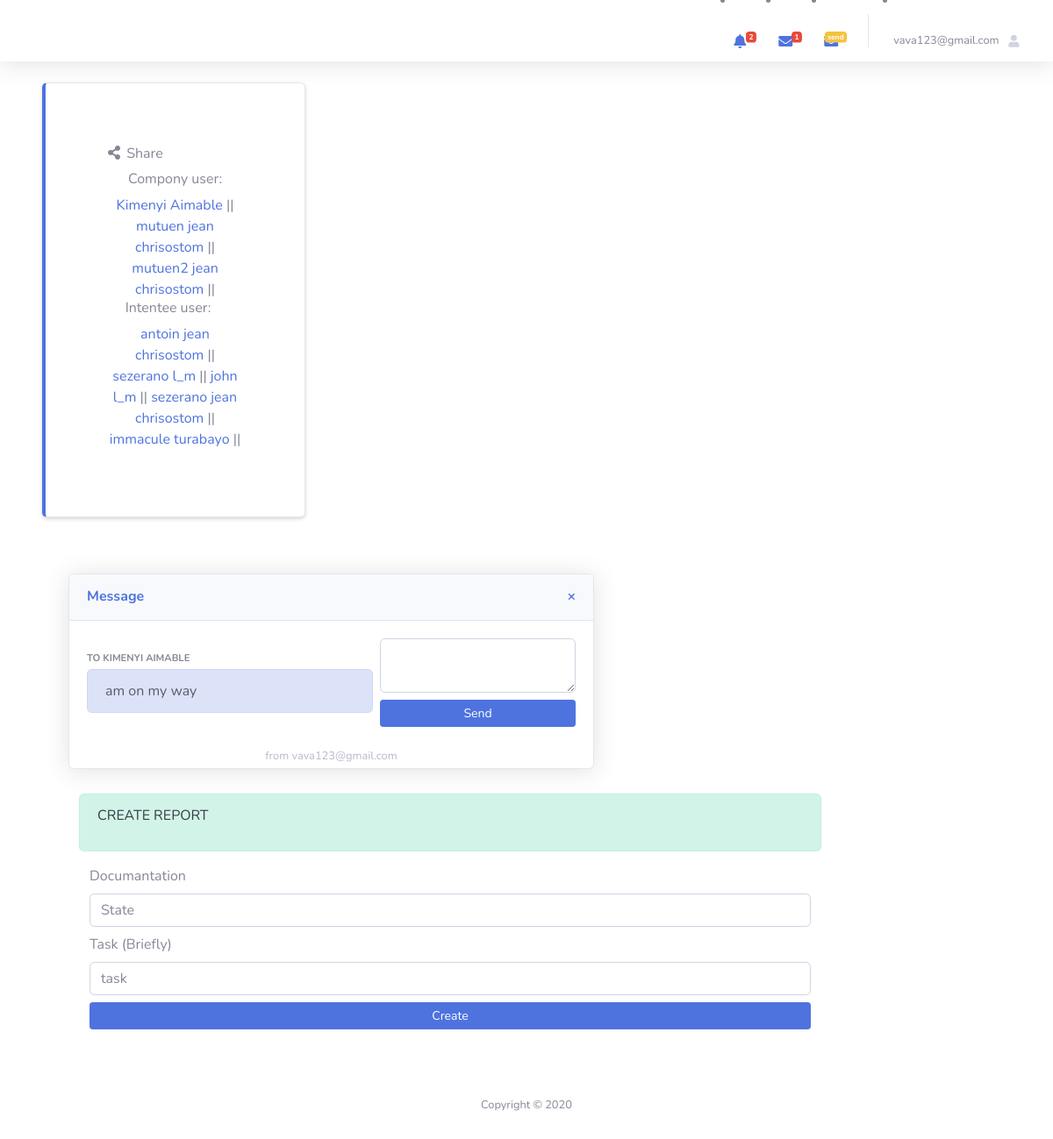
/home.php?report=a&cus=1 (signed in), run on the app's committed database.
### tables this page shows
CREATE TABLE `users` (
  `userid` int(255) NOT NULL,
  `fname` varchar(255) NOT NULL,
  `lname` varchar(255) NOT NULL,
  `Email` varchar(50) DEFAULT NULL,
  `password` varchar(255) NOT NULL,
  `status` varchar(255) DEFAULT NULL,
  `reg` varchar(11) DEFAULT '0',
  `gander` varchar(50) NOT NULL,
  `intid` varchar(50) DEFAULT 'none'
);

CREATE TABLE `massage` (
  `mId` int(11) NOT NULL,
  `userid` int(11) DEFAULT NULL,
  `massage` varchar(500) NOT NULL,
  `Email` varchar(50) DEFAULT NULL,
  `date` varchar(50) DEFAULT NULL,
  `status` varchar(50) DEFAULT NULL,
  `sendto` varchar(50) DEFAULT NULL,
  `live` int(11) DEFAULT '1'
);

### include/module.php (the view, shortened to what this page needs)
<?php
class conn {
    protected $host = 'localhost';
    protected $user = 'root';
    protected $pass = '';
    protected $dbname = 'intent_ms';
    protected $link ;
public function __construct(){
    try{
        $dns = 'mysql:host='.$this->host.';dbname='.$this->dbname.';';
      $this->link = new PDO($dns,$this->user,$this->pass);
      $this->link->setAttribute( PDO::ATTR_ERRMODE, PDO::ERRMODE_WARNING );
  }
  catch(PDOException  $e){
      echo $e->getMessage();
  }
}
     public function note() {
        $sql = " SELECT  * from users where reg ='0' ";
        $stmt = $this->link->prepare($sql);
        $stmt->execute();
        $stmt->fetchAll();
        $rows = $stmt->rowCount();
     echo $rows;
     }
public function malnote($username){
    $sql = "SELECT users.* , massage.* from massage join users using(userid) where  massage.Email =:em and live != 0 ";
    $stmt = $this->link->prepare($sql);
    $stmt->execute([':em'=>$username]);
    $count = $stmt->rowCount();
    echo $count;
}
   public function cuser( $st , $inte){
      $ex = $_SESSION['userName'];
    $sq = "SELECT * FROM users WHERE  status= :st and intid = :cu and Email !=:ex  and reg='1' or status= 'admin' ";
            $stmt = $this->link->prepare($sq);
            $stmt->execute([':cu'=> $inte , ':st'=>$st , ':ex'=>$ex]);
            $rows = $stmt->fetchAll();
            foreach($rows as $re){
                   echo ' <a class="collapse-item text-center " href="home.php?report=a&cus='. $re['userid'] .'">'. $re['fname'] .' '. $re['lname']  .'</a> || ';
            }
   }
   public function iuser( $st ){
    $sq = "SELECT * FROM users WHERE  status= :st  and reg='1' ";
            $stmt = $this->link->prepare($sq);
            $stmt->execute([':st'=> $st ]);
            $rows = $stmt->fetchAll();
            foreach($rows as $re){
                echo ' <a class="collapse-item text-center " href="home.php?report=a&cus='. $re['userid'] .'">'. $re['fname'] .' '. $re['lname']  .'</a> || ';
            }
   }
public function custom_send($sender  , $receiver){
    $sqlreceiver = "SELECT * FROM users where userid=:re";
    $restmt = $this->link->prepare($sqlreceiver);
    $restmt->execute([':re'=>$receiver]);
    $rerow = $restmt->fetch();
    $sqlsender = "SELECT * FROM users where Email=:se";
    $sestmt = $this->link->prepare($sqlsender);
    $sestmt->execute([':se'=>$sender]);
    $serow = $sestmt->fetch();
    $current = "SELECT * from massage where Email =:sd and userid=:re  order by mId desc limit 1 ";
    $st = $this->link->prepare($current);
    $st->execute([':sd'=>$serow['Email'] , ':re'=>$rerow['userid']]);
    $currente_msg = $st->fetch();
        echo '
        <div class="row">
        <div class="col-xl-7 col-lg-12">
            <div class="card shadow mb-4">
              <div class="card-header py-3 d-flex flex-row align-items-center justify-content-between">
                <h6 class="m-0 font-weight-bold text-primary">Message </h6>
                <h6 class="m-0 ml-7 font-weight-bold text-primary"> <a href="home.php?report=a"> × </a>  </h6>
              </div>
        <div class="card-body">
      <div class="row no-gutters align-items-center">
        <div class="col mr-2">
          <div class="text-xs font-weight-bold  text-uppercase mb-1"> to '. $rerow['fname'] .' '. $rerow['lname'] .'</div>
           <div class=" mb-0 alert alert-primary d-block text-gray-800">'. $currente_msg ['massage'] .' </div>
        </div>
        <div class="col-auto">
  <form method="post" action >
        <input type="hidden" name="receiver" value="'. $rerow['Email']  .'">
        <input type="hidden" value="'. $rerow['Email']  .'">
        <textarea type="text"   name="message"  class="form-control" >    </textarea>
        <button class="btn btn-sm mt-2 mr-2 btn-primary btn-block" name="sendmsg" type="submit">Send</button>
            </form>
        </div>
      </div>
    </div>
    <div class=" dropdown-item text-center small text-gray-500">
     from '. $sender.'
    </div>
    </div>
    </div>
</div>
        ';
}
}

### data on the page
users: fname "Kimenyi", lname "Aimable", fname "KIMENYI", lname "AIMABLE"
users: fname "mutuen", lname "jean chrisostom"
users: fname "mutuen2", lname "jean chrisostom"
users: fname "antoin", lname "jean chrisostom"
users: fname "sezerano", lname "l_m"
users: fname "john", lname "l_m"
users: fname "sezerano", lname "jean chrisostom"
users: fname "immacule", lname "turabayo"
massage: massage "am on my way"

### other printed values
$rows "2"
$count "1"
$_SESSION['userName'] "vava123@gmail.com"
$sender "vava123@gmail.com"
